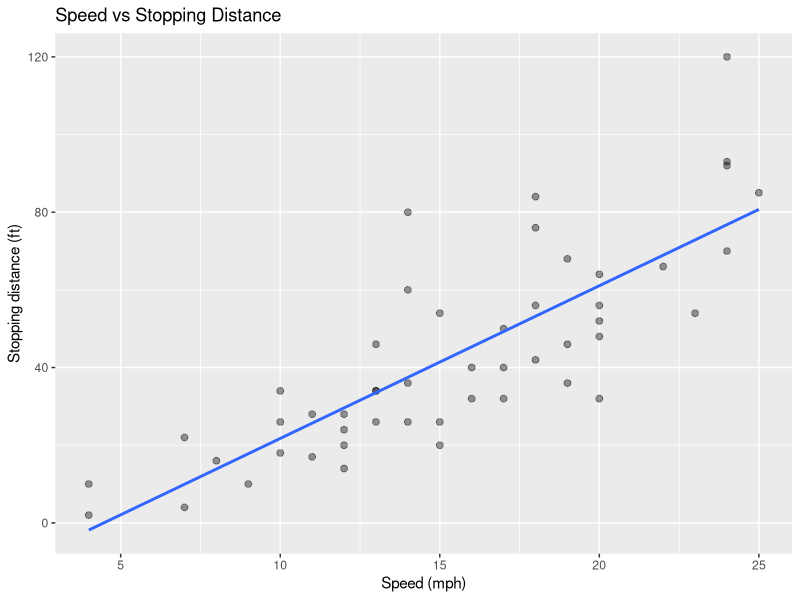
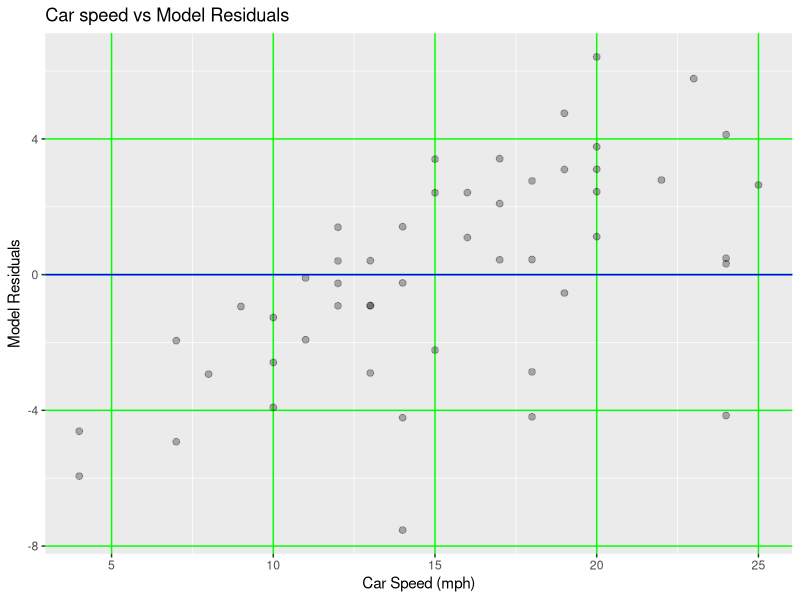
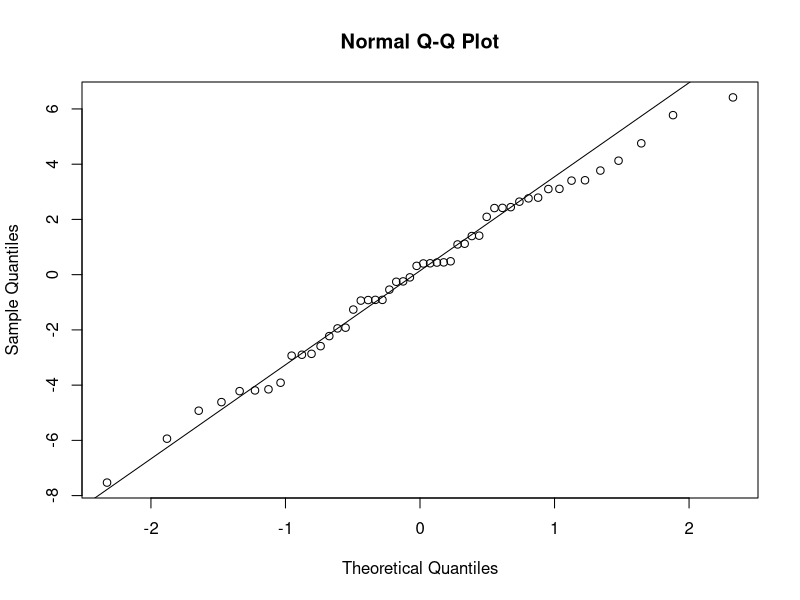
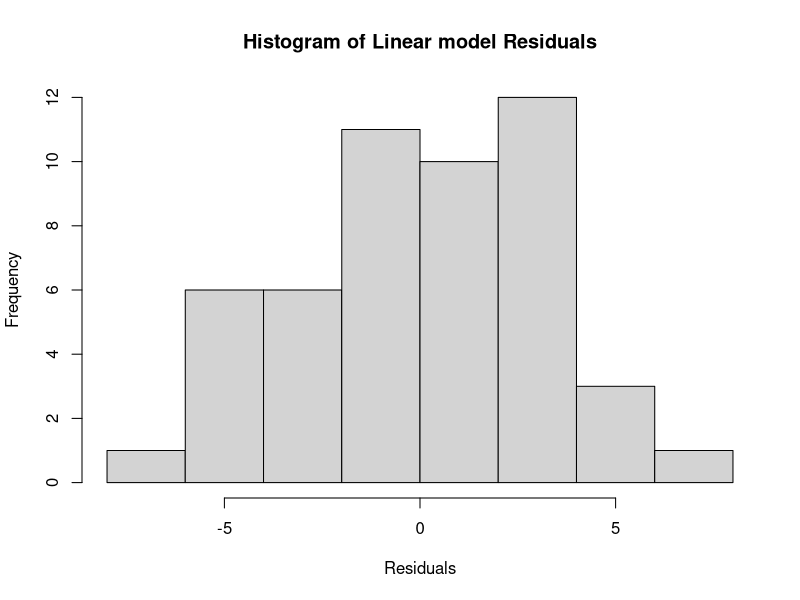

The R source for these figures, in order:
## ---- chunk 1
knitr::opts_chunk$set(echo = TRUE)
library(ggplot2)
## ---- chunk 2
data(cars)
cars_df <- cars

## ---- chunk 3
head(cars_df, 10)

## ---- chunk 4

str(cars_df)

## ---- chunk 5
ggplot(cars_df, aes(speed, dist)) + 
  geom_point(size = 2, alpha = .4) +
  geom_smooth(method = "lm", se = FALSE, alpha = .2) +
  labs(title = "Speed vs Stopping Distance", 
       x = "Speed (mph)", 
       y = "Stopping distance (ft)") 

## ---- chunk 6

lm_cars <- lm(speed~dist, data = cars_df)

## ---- chunk 7
summary(lm_cars)

## ---- chunk 8

ggplot(data = cars_df, aes(x=speed, y=lm_cars$residuals)) + 
  geom_point(size = 2, alpha = .3) + 
  geom_abline(intercept = 0, slope = 0, color = "blue") +
  theme(panel.grid.major = element_line(color = "green")) +
  labs(title = "Car speed vs Model Residuals", 
       x = "Car Speed (mph)", 
       y = "Model Residuals") 

## ---- chunk 9
qqnorm(lm_cars$residuals)
qqline(lm_cars$residuals)

## ---- chunk 10

hist(lm_cars$residuals, main="Histogram of Linear model Residuals", xlab="Residuals")

## ---- chunk 11

summary(lm_cars)

